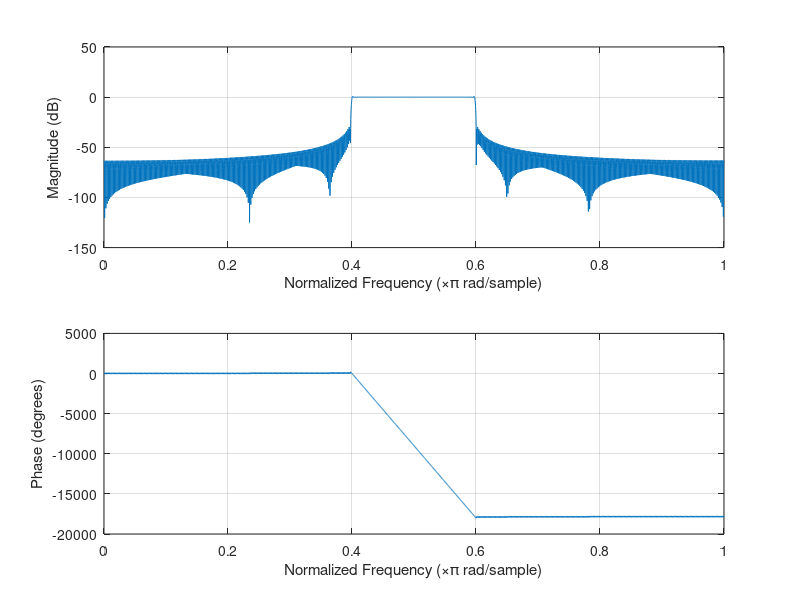

The MATLAB script that drew this image:
%%%%%%%%%%%%%%%%%%%%%%%% FIR %%%%%%%%%%%%%%%%%%%%%%%%%%%%

clear ;
clc ;
order = 1000;
cutoffnormalized = [0.4 0.6]; 
type = "bandpass";

g = fir1(order,cutoffnormalized, type, rectwin(order+1));
freqz(g,1,1000);
%M = freqz(g,1,1000);
%module = abs(M); 
%dB = 20*log(module);

% figure
% x = linspace(0,999,1000);
% y = dB;
% plot(x',y)
% grid on;



%hfvt = fvtool(a,1,b,1,c,1,d,1,e,1,f,1,g,1,h,1,i,1);
%legend(hfvt,'Bartlett','Blackman','Chebyshev','Gaussian','Hamming','Hanning','Rectangular','Tapered cosine','Triangular')



